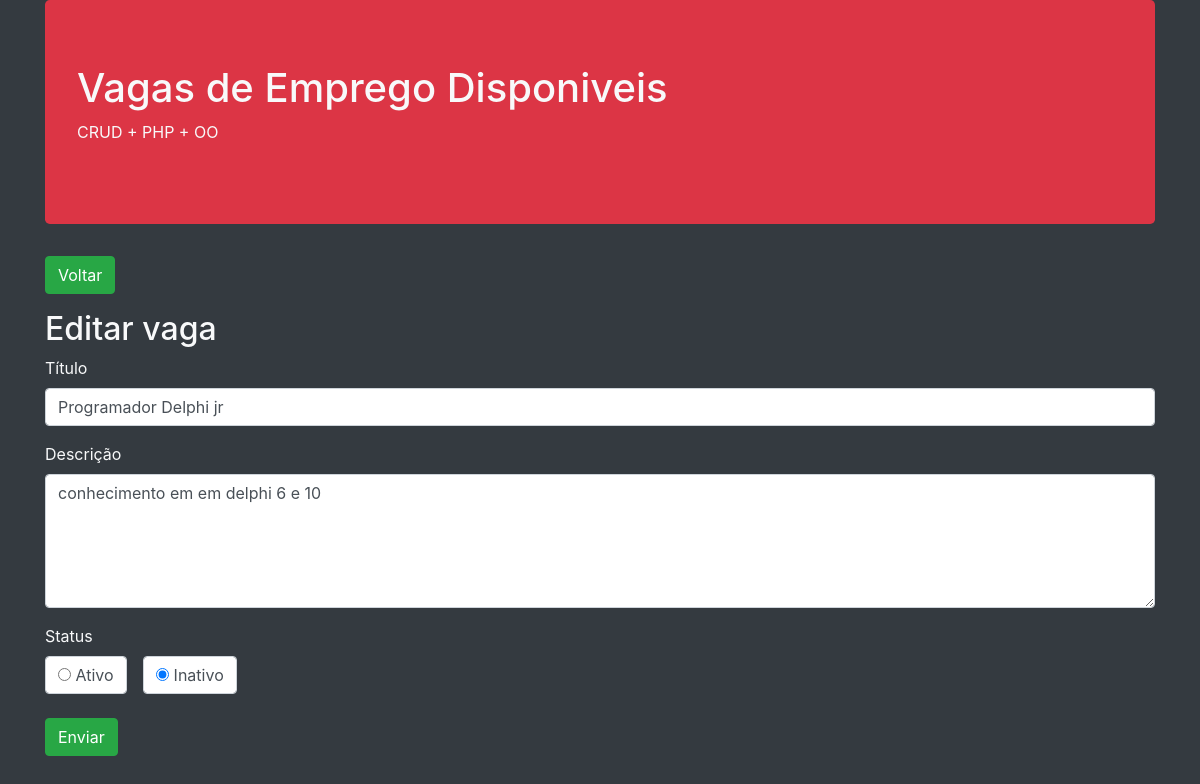
The app's page /editar.php?id=12 with its own data.
### tables this page shows
CREATE TABLE `vagas` (
  `id` int(11) NOT NULL,
  `titulo` varchar(255) NOT NULL,
  `descricao` text NOT NULL,
  `ativo` enum('s','n') NOT NULL,
  `data` timestamp NOT NULL DEFAULT current_timestamp() ON UPDATE current_timestamp()
);

### editar.php (called while the page is built, shortened)
<?php
$obVaga = Vaga::getVaga($_GET['id']);
include __DIR__.'/includes/header.php';
include __DIR__.'/includes/formulario.php';
include __DIR__.'/includes/footer.php';

### app/Db/DataBase.php (called while the page is built, shortened)
<?php
class DataBase{
    private $table;
    private $connection;
    public function __construct($table = null){
        $this->table = $table;
    }
    private function setConnection(){
        try{
            $this->connection = new PDO('mysql:host='.self::Host.';dbname='.self::Name,self::User,self::Passw);
            $this->connection->setAttribute(PDO::ATTR_ERRMODE,PDO::ERRMODE_EXCEPTION);
        }catch(PDOException $e){
            die('ERROR: ' .$e->getMessage());
        }
    }
    public function execute($query, $params = []){
        try{
            $statement = $this ->connection-> prepare($query);
            $statement->execute($params);
            return $statement;
         }catch(PDOException $e){
            die('ERROR: ' .$e->getMessage());
        }
    }
public function select($where = null, $order = null, $limit = null, $fields = '*'){
    $where = strlen($where) ? 'WHERE '.$where : '';
    $order = strlen($order) ? 'ORDER BY '.$order : '';
    $limit = strlen($limit) ? 'LIMIT '.$limit : '';
    $query = 'SELECT '.$fields.' FROM '.$this->table.' '.$where.' '.$order.' '.$limit;
    return $this->execute($query);
  }
}

### app/Entity/vaga.php (called while the page is built, shortened)
<?php
class Vaga{
  public static function getVaga($id){
    return (new Database('vagas'))->select('id = '.$id)
                                  ->fetchObject(self::class);
  }
}

### includes/formulario.php (the view)
<main>
  <section>
    <a href="index.php">
      <button class="btn btn-success">Voltar</button>
    </a>
  </section>
  <h2 class="mt-3"><?=TITLE?></h2>
  <form method="post">
    <div class="form-group">
      <label>Título</label>
      <input type="text" class="form-control" name="titulo" value="<?=$obVaga->titulo?>">
    </div>
    <div class="form-group">
      <label>Descrição</label>
      <textarea class="form-control" name="descricao" rows="5"><?=$obVaga->descricao?></textarea>
    </div>
    <div class="form-group">
      <label>Status</label>
      <div>
          <div class="form-check form-check-inline">
            <label class="form-control">
              <input type="radio" name="ativo" value="s" checked> Ativo
            </label>
          </div>
          <div class="form-check form-check-inline">
            <label class="form-control">
              <input type="radio" name="ativo" value="n" <?=$obVaga->ativo == 'n' ? 'checked' : ''?>> Inativo
            </label>
          </div>
      </div>
    </div>
    <div class="form-group">
      <button type="submit" class="btn btn-success">Enviar</button>
    </div>
  </form>
</main>

### records on screen
vagas: titulo "Programador Delphi jr", descricao "conhecimento em em delphi 6 e 10", ativo "☑ Inativo"

### other values on screen
TITLE "Editar vaga"
